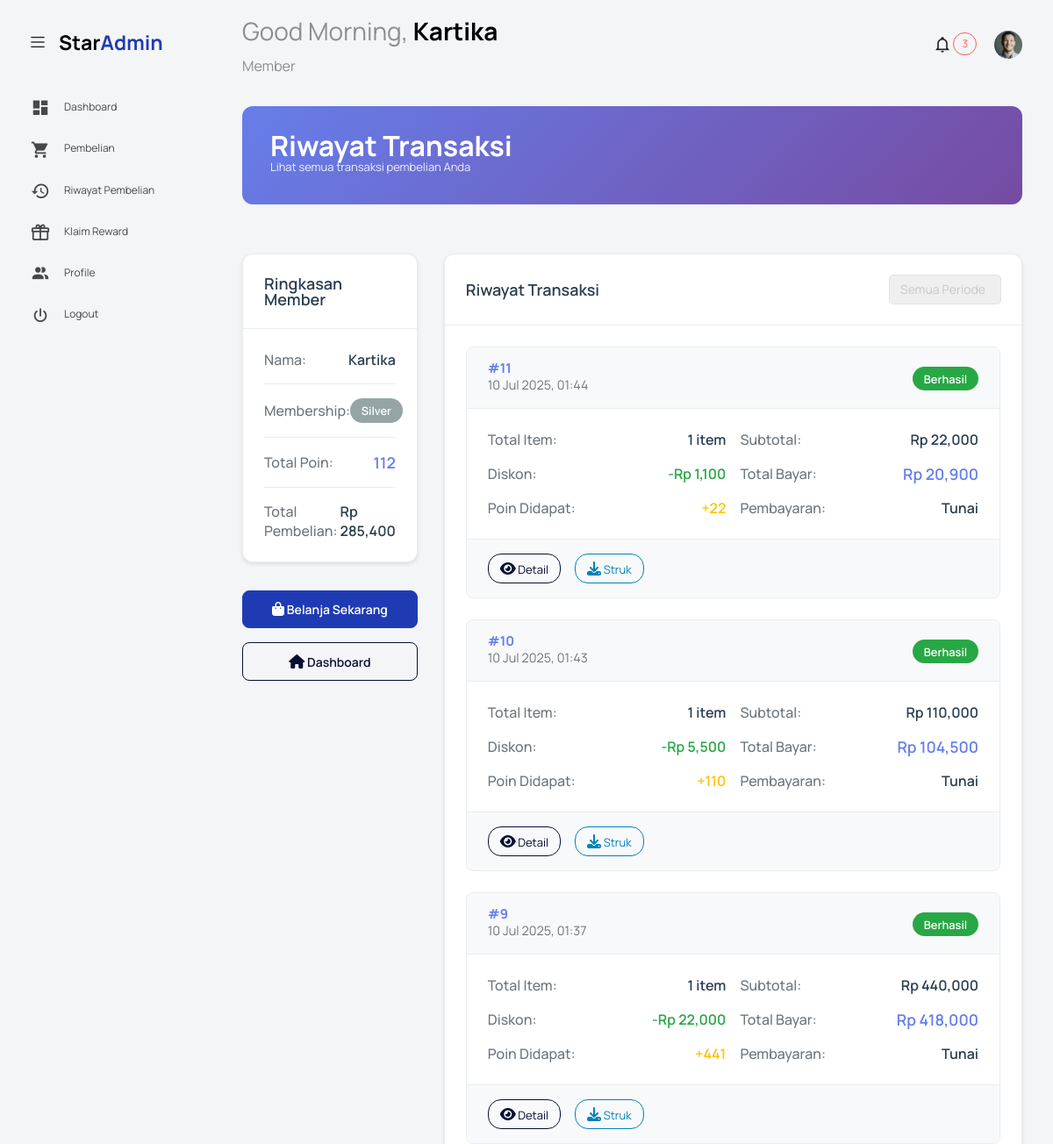
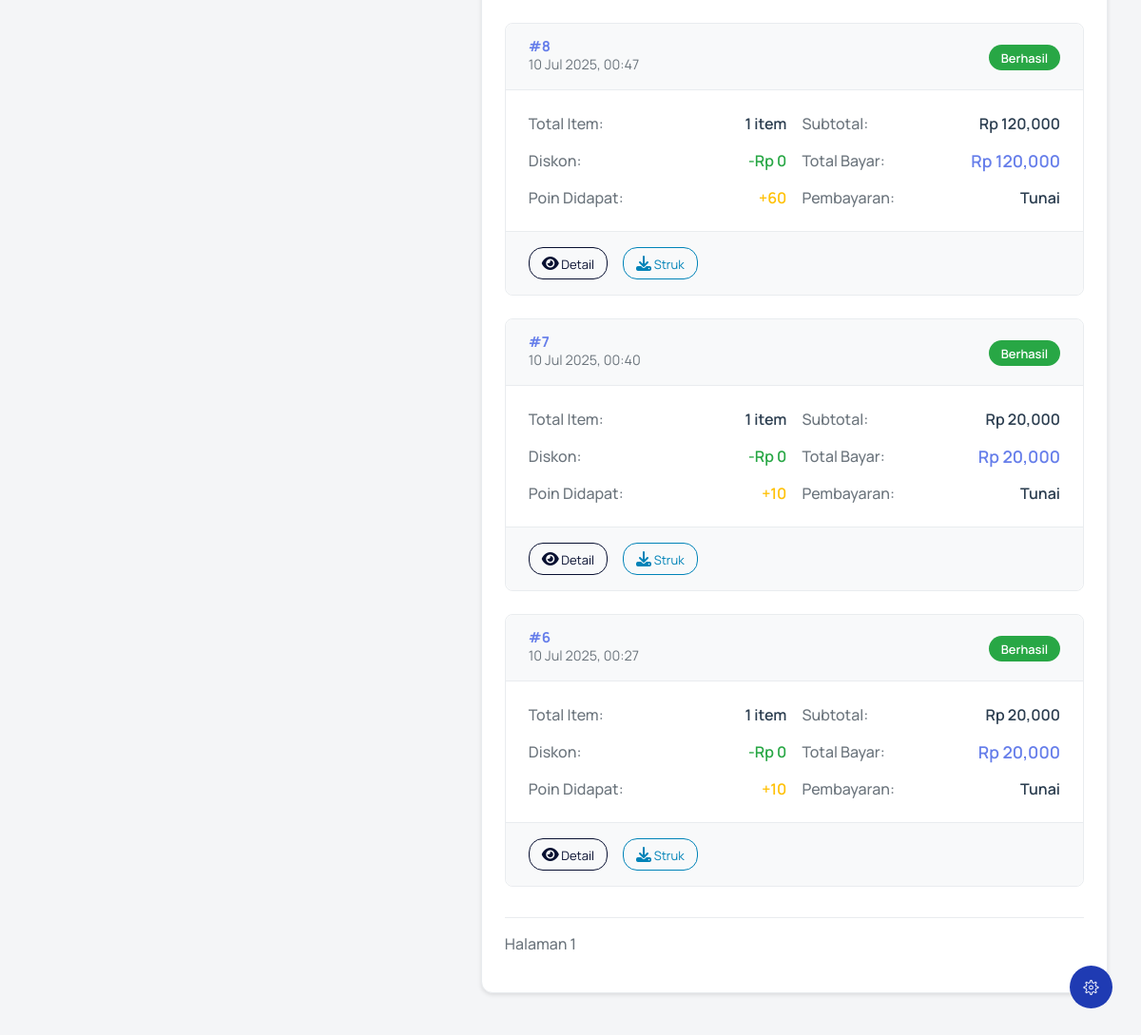
The app's page /index.php?controller=pembelian&action=history (signed in), older data (2 pictures, top to bottom).
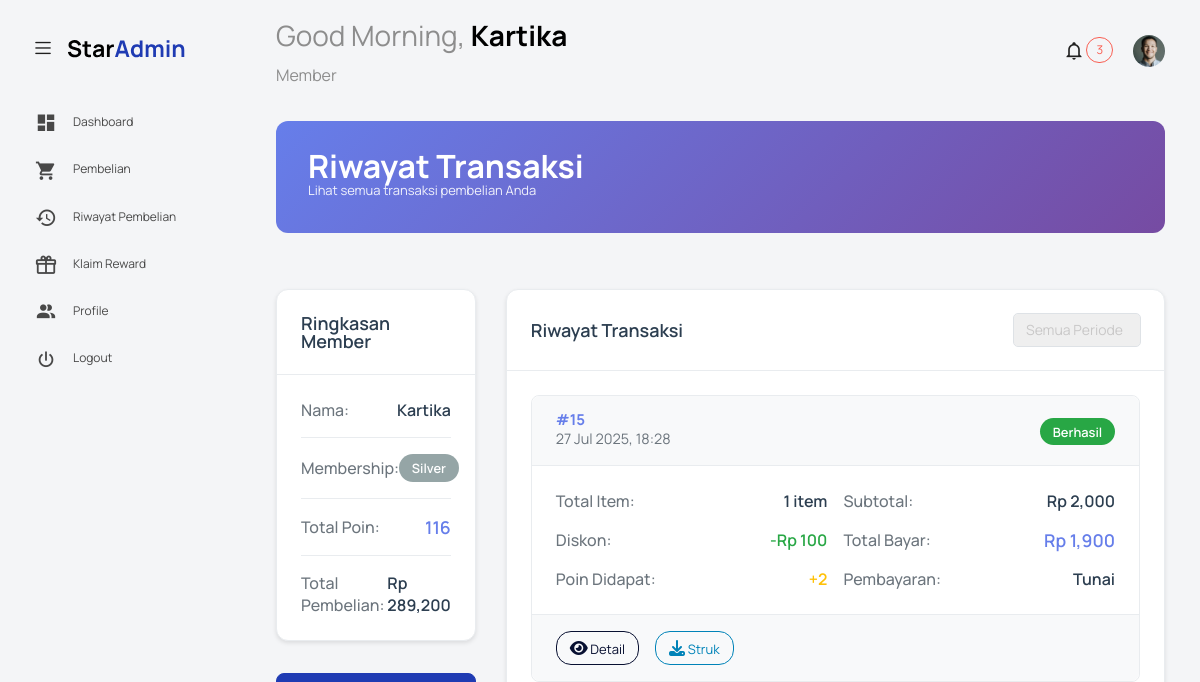
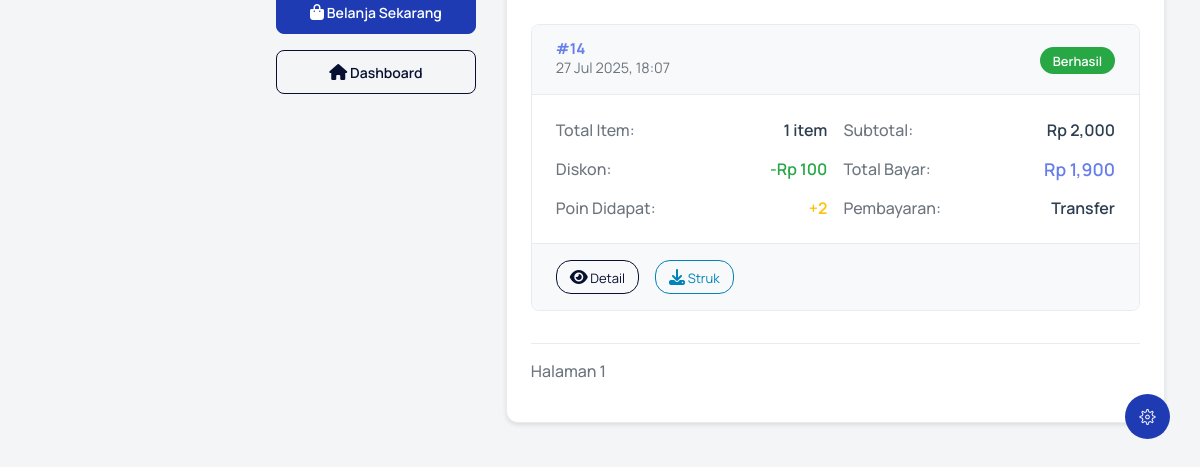
The same page, newer data (2 pictures, top to bottom).
### tables this page shows
CREATE TABLE `customers` (
  `customer_id` int NOT NULL,
  `user_id` int DEFAULT NULL,
  `nama_customer` varchar(100) NOT NULL,
  `no_telepon` varchar(15) DEFAULT NULL,
  `alamat` text,
  `email` varchar(100) DEFAULT NULL,
  `membership_id` int DEFAULT '1',
  `total_pembelian` decimal(12,2) DEFAULT '0.00',
  `total_poin` int DEFAULT '0',
  `tanggal_daftar` date DEFAULT (curdate()),
  `status_aktif` enum('aktif','tidak_aktif') DEFAULT 'aktif'
);

CREATE TABLE `transaksi` (
  `transaksi_id` int NOT NULL,
  `customer_id` int DEFAULT NULL,
  `store_id` int NOT NULL DEFAULT '1',
  `tanggal_transaksi` datetime DEFAULT CURRENT_TIMESTAMP,
  `total_sebelum_diskon` decimal(10,2) NOT NULL,
  `diskon_membership` decimal(10,2) DEFAULT '0.00',
  `total_bayar` decimal(10,2) NOT NULL,
  `poin_didapat` int DEFAULT '0',
  `metode_pembayaran` enum('tunai','transfer','kartu') DEFAULT 'tunai',
  `bukti_pembayaran` varchar(255) DEFAULT NULL
);

CREATE TABLE `membership` (
  `membership_id` int NOT NULL,
  `nama_membership` varchar(50) NOT NULL,
  `minimal_pembelian` decimal(10,2) NOT NULL,
  `diskon_persen` int DEFAULT '0',
  `poin_per_pembelian` int DEFAULT '1',
  `benefit` text
);

### controllers/PembelianController.php (called while the page is built, shortened)
<?php
class PembelianController {
    private $model;
    public function __construct() {
        $this->model = new PembelianModel();
    }
    public function history() {
        $userId = $_SESSION['user_id'];
        $memberData = $this->model->getMemberData($userId);
        $page = $_GET['page'] ?? 1;
        $limit = 10;
        $offset = ($page - 1) * $limit;
        $history = $this->model->getMemberTransaksiHistory($memberData['customer_id'], $limit, $offset);
        include 'views/pembelian/history.php';
    }
}
?>

### models/PembelianModel.php (called while the page is built, shortened)
<?php
class PembelianModel {
    private $conn;
    public function __construct() {
        global $conn;
        $this->conn = $conn;
    }
    public function getMemberData($userId) {
        $stmt = $this->conn->prepare("
            SELECT
                c.customer_id,
                c.nama_customer,
                c.no_telepon,
                c.alamat,
                c.email,
                c.membership_id,
                c.total_pembelian,
                c.total_poin,
                m.nama_membership,
                m.diskon_persen,
                m.poin_per_pembelian
            FROM customers c
            JOIN membership m ON c.membership_id = m.membership_id
            WHERE c.user_id = ? AND c.status_aktif = 'aktif'
        ");
        $stmt->bind_param("i", $userId);
        $stmt->execute();
        $result = $stmt->get_result();
        if ($result && $result->num_rows > 0) {
            return $result->fetch_assoc();
        }
        return null;
    }
    public function getMemberTransaksiHistory($customerId, $limit = 10, $offset = 0) {
        $stmt = $this->conn->prepare("
            SELECT
                t.transaksi_id,
                t.tanggal_transaksi,
                t.total_sebelum_diskon,
                t.diskon_membership,
                t.total_bayar,
                t.poin_didapat,
                t.metode_pembayaran,
                t.bukti_pembayaran,
                s.nama_store,
                COUNT(dt.detail_id) as total_item
            FROM transaksi t
            LEFT JOIN detail_transaksi dt ON t.transaksi_id = dt.transaksi_id
            LEFT JOIN store s ON t.store_id = s.id_store
            WHERE t.customer_id = ?
            GROUP BY t.transaksi_id
            ORDER BY t.tanggal_transaksi DESC
            LIMIT ? OFFSET ?
        ");
        $stmt->bind_param("iii", $customerId, $limit, $offset);
        $stmt->execute();
        $result = $stmt->get_result();
        $history = [];
        if ($result) {
            while ($row = $result->fetch_assoc()) {
                $history[] = $row;
            }
        }
        return $history;
    }
}
?>

### views/pembelian/history.php (the view, shortened to what the changed rows need)
<?php
$currentPage = isset($_GET['page']) && is_numeric($_GET['page']) ? (int) $_GET['page'] : 1;
$memberData = isset($memberData) ? $memberData : [
  'nama_customer' => 'Nama Pengguna',
  'nama_membership' => 'Silver',
  'total_poin' => 0,
  'total_pembelian' => 0
];
$history = isset($history) ? $history : [];
include('template/header.php');
?>
<body class="with-welcome-text">
  <div class="container-scroller">
    <?php include 'template/navbar.php'; ?>
    <div class="container-fluid page-body-wrapper">
      <?php include 'template/setting_panel.php'; ?>
      <?php include 'template/sidebar.php'; ?>
      <div class="main-panel">
        <div class="content-wrapper">
          <div class="row mb-4">
            <div class="col-12">
              <div class="page-header">
                <h2 class="page-title">Riwayat Transaksi</h2>
                <p class="page-subtitle">Lihat semua transaksi pembelian Anda</p>
              </div>
            </div>
          </div>
          <div class="row">
            <div class="col-lg-3 col-md-12 mb-4">
              <div class="member-summary-card">
                <div class="member-summary-header">
                  <h4>Ringkasan Member</h4>
                </div>
                <div class="member-summary-body">
                  <div class="summary-item">
                    <span class="summary-label">Nama:</span>
                    <span class="summary-value"><?= htmlspecialchars($memberData['nama_customer']) ?></span>
                  </div>
                  <div class="summary-item">
                    <span class="summary-label">Membership:</span>
                    <span class="membership-badge <?= strtolower($memberData['nama_membership']) ?>">
                      <?= htmlspecialchars($memberData['nama_membership']) ?>
                    </span>
                  </div>
                  <div class="summary-item">
                    <span class="summary-label">Total Poin:</span>
                    <span class="summary-value points"><?= number_format($memberData['total_poin']) ?></span>
                  </div>
                  <div class="summary-item">
                    <span class="summary-label">Total Pembelian:</span>
                    <span class="summary-value">Rp <?= number_format($memberData['total_pembelian']) ?></span>
                  </div>
                </div>
              </div>
              <div class="quick-actions">
                <a href="index.php?controller=pembelian" class="btn btn-primary btn-block">
                  <i class="fas fa-shopping-bag"></i> Belanja Sekarang
                </a>
                <a href="index.php?controller=dashboard" class="btn btn-outline-primary btn-block">
                  <i class="fas fa-home"></i> Dashboard
                </a>
              </div>
            </div>
            <div class="col-lg-9 col-md-12">
              <div class="history-card">
                <div class="history-header">
                  <h4>Riwayat Transaksi</h4>
                  <div class="header-actions">
                    <select id="filterPeriod" class="form-control form-control-sm">
                      <option value="all">Semua Periode</option>
                    </select>
                  </div>
                </div>
                <div class="history-body">
                  <?php if (!empty($history)): ?>
                    <div class="transactions-list">
                      <?php foreach ($history as $transaksi): ?>
                      <div class="transaction-item">
                        <div class="transaction-header-item">
                          <div class="transaction-id">
                            <h6>#<?= $transaksi['transaksi_id'] ?></h6>
                            <span class="transaction-date"><?= date('d M Y, H:i', strtotime($transaksi['tanggal_transaksi'])) ?></span>
                          </div>
                          <div class="transaction-status">
                            <span class="status-badge success">Berhasil</span>
                          </div>
                        </div>
                        <div class="transaction-details">
                          <div class="detail-grid">
                            <div class="detail-item">
                              <span class="detail-label">Total Item:</span>
                              <span class="detail-value"><?= $transaksi['total_item'] ?> item</span>
                            </div>
                            <div class="detail-item">
                              <span class="detail-label">Subtotal:</span>
                              <span class="detail-value">Rp <?= number_format($transaksi['total_sebelum_diskon']) ?></span>
                            </div>
                            <div class="detail-item">
                              <span class="detail-label">Diskon:</span>
                              <span class="detail-value discount">-Rp <?= number_format($transaksi['diskon_membership']) ?></span>
                            </div>
                            <div class="detail-item">
                              <span class="detail-label">Total Bayar:</span>
                              <span class="detail-value total">Rp <?= number_format($transaksi['total_bayar']) ?></span>
                            </div>
                            <div class="detail-item">
                              <span class="detail-label">Poin Didapat:</span>
                              <span class="detail-value points">+<?= number_format($transaksi['poin_didapat']) ?></span>
                            </div>
                            <div class="detail-item">
                              <span class="detail-label">Pembayaran:</span>
                              <span class="detail-value"><?= ucfirst($transaksi['metode_pembayaran']) ?></span>
                            </div>
                          </div>
                        </div>
                        <div class="transaction-actions">
                          <a href="index.php?controller=pembelian&action=detail&id=<?= $transaksi['transaksi_id'] ?>"
                             class="btn btn-sm btn-outline-primary">
                            <i class="fas fa-eye"></i> Detail
                          </a>
                          <button type="button" class="btn btn-sm btn-outline-info"
                                  onclick="downloadReceipt(<?= $transaksi['transaksi_id'] ?>)">
                            <i class="fas fa-download"></i> Struk
                          </button>
                        </div>
                      </div>
                      <?php endforeach; ?>
                    </div>
                    <div class="pagination-wrapper">
                      <span class="pagination-info">Halaman <?= $currentPage ?></span>
                    </div>
                  <?php endif; ?>
                </div>
              </div>
            </div>
          </div>
        </div>
      </div>
    </div>
  </div>
</body>

Row changes from the older to the newer data that the page shows:
removed transaksi: transaksi_id "11", tanggal_transaksi "10 Jul 2025, 01:44", total_item "1", total_sebelum_diskon "22,000", diskon_membership "1,100", total_bayar "20,900", poin_didapat "22", metode_pembayaran "Tunai"
removed transaksi: transaksi_id "10", tanggal_transaksi "10 Jul 2025, 01:43", total_item "1", total_sebelum_diskon "110,000", diskon_membership "5,500", total_bayar "104,500", poin_didapat "110", metode_pembayaran "Tunai"
removed transaksi: transaksi_id "9", tanggal_transaksi "10 Jul 2025, 01:37", total_item "1", total_sebelum_diskon "440,000", diskon_membership "22,000", total_bayar "418,000", poin_didapat "441", metode_pembayaran "Tunai"
removed transaksi: transaksi_id "8", tanggal_transaksi "10 Jul 2025, 00:47", total_item "1", total_sebelum_diskon "120,000", diskon_membership "0", total_bayar "120,000", poin_didapat "60", metode_pembayaran "Tunai"
removed transaksi: transaksi_id "7", tanggal_transaksi "10 Jul 2025, 00:40", total_item "1", total_sebelum_diskon "20,000", diskon_membership "0", total_bayar "20,000", poin_didapat "10", metode_pembayaran "Tunai"
removed transaksi: transaksi_id "6", tanggal_transaksi "10 Jul 2025, 00:27", total_item "1", total_sebelum_diskon "20,000", diskon_membership "0", total_bayar "20,000", poin_didapat "10", metode_pembayaran "Tunai"
changed customers "Kartika": total_poin "112" → "116"; total_pembelian "285,400" → "289,200"
added transaksi: transaksi_id "15", tanggal_transaksi "27 Jul 2025, 18:28", total_item "1", total_sebelum_diskon "2,000", diskon_membership "100", total_bayar "1,900", poin_didapat "2", metode_pembayaran "Tunai"
added transaksi: transaksi_id "14", tanggal_transaksi "27 Jul 2025, 18:07", total_item "1", total_sebelum_diskon "2,000", diskon_membership "100", total_bayar "1,900", poin_didapat "2", metode_pembayaran "Transfer"
